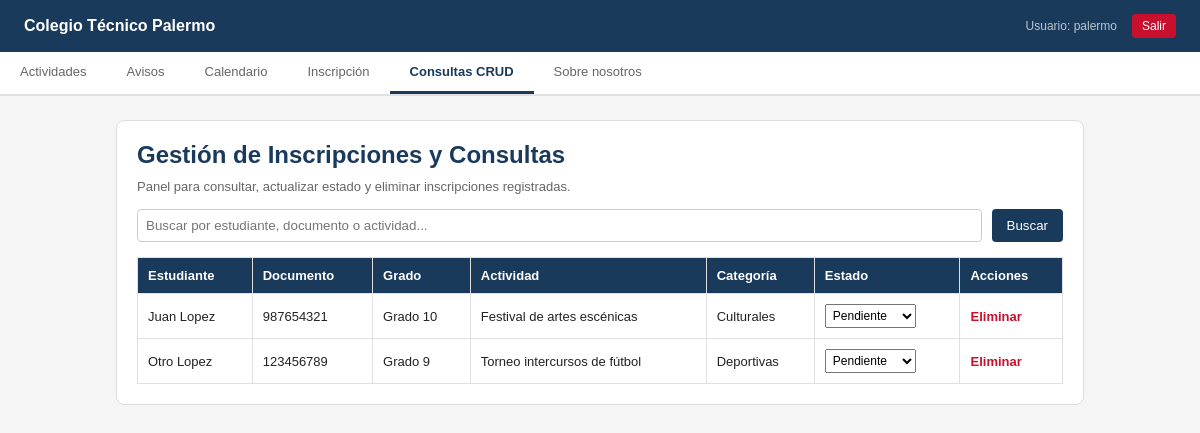
The app's page /Consultas.php (signed in) with its own data.
### tables this page shows
CREATE TABLE `inscripcion` (
  `inscripcionid` int(11) NOT NULL COMMENT 'Identificador único de la inscripción',
  `estudianteid` int(11) NOT NULL COMMENT 'FK al estudiante',
  `actividadid` int(11) NOT NULL COMMENT 'FK a la actividad',
  `comentarios` text DEFAULT NULL COMMENT 'Comentarios adicionales',
  `fecha_inscripcion` datetime DEFAULT current_timestamp() COMMENT 'Fecha de registro',
  `estado` enum('Pendiente','Confirmado','Cancelado') DEFAULT 'Pendiente',
  `created_at` timestamp NOT NULL DEFAULT current_timestamp(),
  `updated_at` timestamp NOT NULL DEFAULT current_timestamp() ON UPDATE current_timestamp()
);

CREATE TABLE `estudiante` (
  `estudianteid` int(11) NOT NULL COMMENT 'Identificador único del estudiante',
  `nombre` varchar(100) NOT NULL COMMENT 'Nombre completo del estudiante',
  `tipo_documento` enum('TI','CC','CE') DEFAULT 'TI' COMMENT 'Tipo de documento',
  `numero_documento` varchar(20) NOT NULL COMMENT 'Número de documento',
  `grado` varchar(20) NOT NULL COMMENT 'Grado escolar',
  `telefono_acudiente` varchar(15) NOT NULL COMMENT 'Teléfono del acudiente',
  `correo` varchar(100) DEFAULT NULL COMMENT 'Correo electrónico',
  `created_at` timestamp NOT NULL DEFAULT current_timestamp(),
  `updated_at` timestamp NOT NULL DEFAULT current_timestamp() ON UPDATE current_timestamp()
);

CREATE TABLE `actividad` (
  `actividadid` int(11) NOT NULL COMMENT 'Identificador único de la actividad',
  `nombre` varchar(100) NOT NULL COMMENT 'Nombre de la actividad',
  `descripcion` text DEFAULT NULL COMMENT 'Detalles y lugar',
  `proponente` varchar(100) DEFAULT NULL COMMENT 'Docente a cargo',
  `categoriaid` int(11) NOT NULL COMMENT 'FK a la categoría',
  `created_at` timestamp NOT NULL DEFAULT current_timestamp(),
  `updated_at` timestamp NOT NULL DEFAULT current_timestamp() ON UPDATE current_timestamp()
);

CREATE TABLE `categoria_actividad` (
  `categoriaid` int(11) NOT NULL COMMENT 'Identificador único de la categoría',
  `codigo` varchar(20) NOT NULL COMMENT 'Código corto',
  `nombre` varchar(50) NOT NULL COMMENT 'Nombre legible',
  `created_at` timestamp NOT NULL DEFAULT current_timestamp(),
  `updated_at` timestamp NOT NULL DEFAULT current_timestamp() ON UPDATE current_timestamp()
);

### Consultas.php (the view, shortened to what this page needs)
<?php
require_once 'config/conexion.php';
$busqueda = isset($_GET['q']) ? trim($_GET['q']) : '';
$sql = "SELECT i.inscripcionid, e.nombre AS estudiante, e.numero_documento, e.grado, e.telefono_acudiente,
               a.nombre AS actividad, c.nombre AS categoria, i.estado, i.fecha_inscripcion
        FROM inscripcion i
        INNER JOIN estudiante e ON i.estudianteid = e.estudianteid
        INNER JOIN actividad a ON i.actividadid = a.actividadid
        INNER JOIN categoria_actividad c ON a.categoriaid = c.categoriaid";
$sql .= " ORDER BY i.fecha_inscripcion DESC";
$stmt = $mysqli->prepare($sql);
$stmt->execute();
$resultado = $stmt->get_result();
?>
<!DOCTYPE html>
<html lang="es">
<head>
</head>
<body>
<header>
  <div class="logo-nombre">Colegio Técnico Palermo</div>
  <div class="autores">
    <span>Usuario: <?php echo htmlspecialchars($_SESSION['usuario_autenticado']); ?></span>
    <a href="Logout.php" class="btn-logout">Salir</a>
  </div>
</header>
<nav>
  <button onclick="location.href='Actividades.php'">Actividades</button>
  <button onclick="location.href='Avisos.php'">Avisos</button>
  <button onclick="location.href='Calendario.php'">Calendario</button>
  <button onclick="location.href='Inscripcion.php'">Inscripción</button>
  <button class="activo" onclick="location.href='Consultas.php'">Consultas CRUD</button>
  <button onclick="location.href='Nosotros.php'">Sobre nosotros</button>
</nav>
<div class="contenido">
  <div class="card">
    <h2 style="margin-bottom: 10px; color: #1a3a5c;">Gestión de Inscripciones y Consultas</h2>
    <p style="font-size: 13px; color: #666; margin-bottom: 15px;">Panel para consultar, actualizar estado y eliminar inscripciones registradas.</p>
    <form class="form-search" method="GET" action="Consultas.php">
      <input type="text" name="q" value="<?php echo htmlspecialchars($busqueda); ?>" placeholder="Buscar por estudiante, documento o actividad..."/>
      <button type="submit">Buscar</button>
    </form>
    <table>
      <thead>
        <tr>
          <th>Estudiante</th>
          <th>Documento</th>
          <th>Grado</th>
          <th>Actividad</th>
          <th>Categoría</th>
          <th>Estado</th>
          <th>Acciones</th>
        </tr>
      </thead>
      <tbody>
        <?php if ($resultado && $resultado->num_rows > 0): ?>
          <?php while ($r = $resultado->fetch_assoc()): ?>
            <tr>
              <td><?php echo htmlspecialchars($r['estudiante']); ?></td>
              <td><?php echo htmlspecialchars($r['numero_documento']); ?></td>
              <td><?php echo htmlspecialchars($r['grado']); ?></td>
              <td><?php echo htmlspecialchars($r['actividad']); ?></td>
              <td><?php echo htmlspecialchars($r['categoria']); ?></td>
              <td>
                <form method="POST" action="Consultas.php" style="display:inline;">
                  <select name="estado" onchange="this.form.submit()" style="padding: 3px; font-size:12px;">
                    <option value="Pendiente" <?php echo $r['estado'] === 'Pendiente' ? 'selected' : ''; ?>>Pendiente</option>
                  </select>
                </form>
              </td>
              <td>
                <a href="Consultas.php?action=delete&id=<?php echo $r['inscripcionid']; ?>" class="btn-del" onclick="return confirm('¿Seguro de eliminar esta inscripción?')">Eliminar</a>
              </td>
            </tr>
          <?php endwhile; ?>
        <?php else: ?>
          <tr><td colspan="7" style="text-align: center;">No se encontraron inscripciones.</td></tr>
        <?php endif; ?>
      </tbody>
    </table>
  </div>
</div>
</body>
</html>

### Consultas.php (style rules this page uses)
* { box-sizing: border-box; margin: 0; padding: 0; }
body { font-family: Arial, sans-serif; background: #f5f5f5; color: #222; }
header { background: #1a3a5c; padding: 14px 24px; display: flex; align-items: center; justify-content: space-between; }
.logo-nombre { color: #fff; font-size: 16px; font-weight: bold; }
.autores { color: rgba(255,255,255,0.7); font-size: 12px; display: flex; gap: 15px; align-items: center; }
.btn-logout { background: #C8102E; color: white; padding: 5px 10px; border-radius: 4px; text-decoration: none; font-size: 12px; }
nav { background: #fff; border-bottom: 2px solid #e0e0e0; display: flex; overflow-x: auto; }
nav button { padding: 12px 20px; font-size: 13px; background: none; border: none; border-bottom: 3px solid transparent; cursor: pointer; color: #666; }
nav button.activo { color: #1a3a5c; border-bottom-color: #1a3a5c; font-weight: bold; }
.contenido { max-width: 1000px; margin: 0 auto; padding: 24px 16px; }
.card { background: #fff; border: 1px solid #ddd; border-radius: 8px; padding: 20px; margin-bottom: 20px; }
table { width: 100%; border-collapse: collapse; margin-top: 15px; font-size: 13px; }
th, td { border: 1px solid #e0e0e0; padding: 10px; text-align: left; }
th { background: #1a3a5c; color: #fff; }
.btn-del { color: #C8102E; font-weight: bold; text-decoration: none; }
.form-search { display: flex; gap: 10px; margin-bottom: 15px; }
.form-search input { flex: 1; padding: 8px; border: 1px solid #ccc; border-radius: 4px; }
.form-search button { padding: 8px 15px; background: #1a3a5c; color: white; border: none; border-radius: 4px; cursor: pointer; }

### records on screen
inscripcion: estudianteid.nombre "Juan Lopez", estudianteid.numero_documento "987654321", estudianteid.grado "Grado 10", actividadid.nombre "Festival de artes escénicas", categoria_actividad.nombre "Culturales", estado "Pendiente"
inscripcion: estudianteid.nombre "Otro Lopez", estudianteid.numero_documento "123456789", estudianteid.grado "Grado 9", actividadid.nombre "Torneo intercursos de fútbol", categoria_actividad.nombre "Deportivas", estado "Pendiente"

### other values on screen
$_SESSION['usuario_autenticado'] "palermo"
